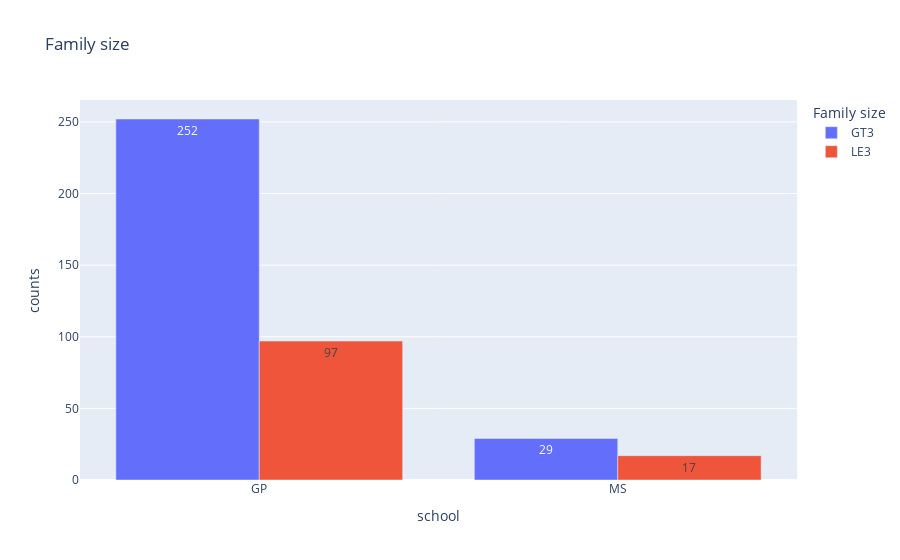

This figure's notebook cell:
### Code cell
# Data visualization- Use matplotlib to create a bar chart comparing the family size between 2 schools
sch_fam=df[['school','family_size']].value_counts().reset_index().rename(columns={0:'counts'})

import plotly.express as px

fig = px.bar(sch_fam, x='school', y='counts', color="family_size", title="Family size",barmode='group',text_auto=True)
fig.update_layout(legend_title_text='Family size')
fig.show()

### Figure 1 — Plotly figure (JSON) as saved in the notebook; plotly's stock layout.template omitted (floating-point values rounded to 4 significant figures)
{"data": [{"alignmentgroup": "True", "hovertemplate": "family_size=GT3<br>school=%{x}<br>counts=%{y}<extra></extra>", "legendgroup": "GT3", "marker": {"color": "#636efa", "pattern": {"shape": ""}}, "name": "GT3", "offsetgroup": "GT3", "orientation": "v", "showlegend": true, "textposition": "auto", "texttemplate": "%{y}", "type": "bar", "x": ["GP", "MS"], "xaxis": "x", "y": [252, 29], "yaxis": "y"}, {"alignmentgroup": "True", "hovertemplate": "family_size=LE3<br>school=%{x}<br>counts=%{y}<extra></extra>", "legendgroup": "LE3", "marker": {"color": "#EF553B", "pattern": {"shape": ""}}, "name": "LE3", "offsetgroup": "LE3", "orientation": "v", "showlegend": true, "textposition": "auto", "texttemplate": "%{y}", "type": "bar", "x": ["GP", "MS"], "xaxis": "x", "y": [97, 17], "yaxis": "y"}], "layout": {"barmode": "group", "legend": {"title": {"text": "Family size"}, "tracegroupgap": 0}, "title": {"text": "Family size"}, "xaxis": {"anchor": "y", "domain": [0, 1], "title": {"text": "school"}}, "yaxis": {"anchor": "x", "domain": [0, 1], "title": {"text": "counts"}}}}
